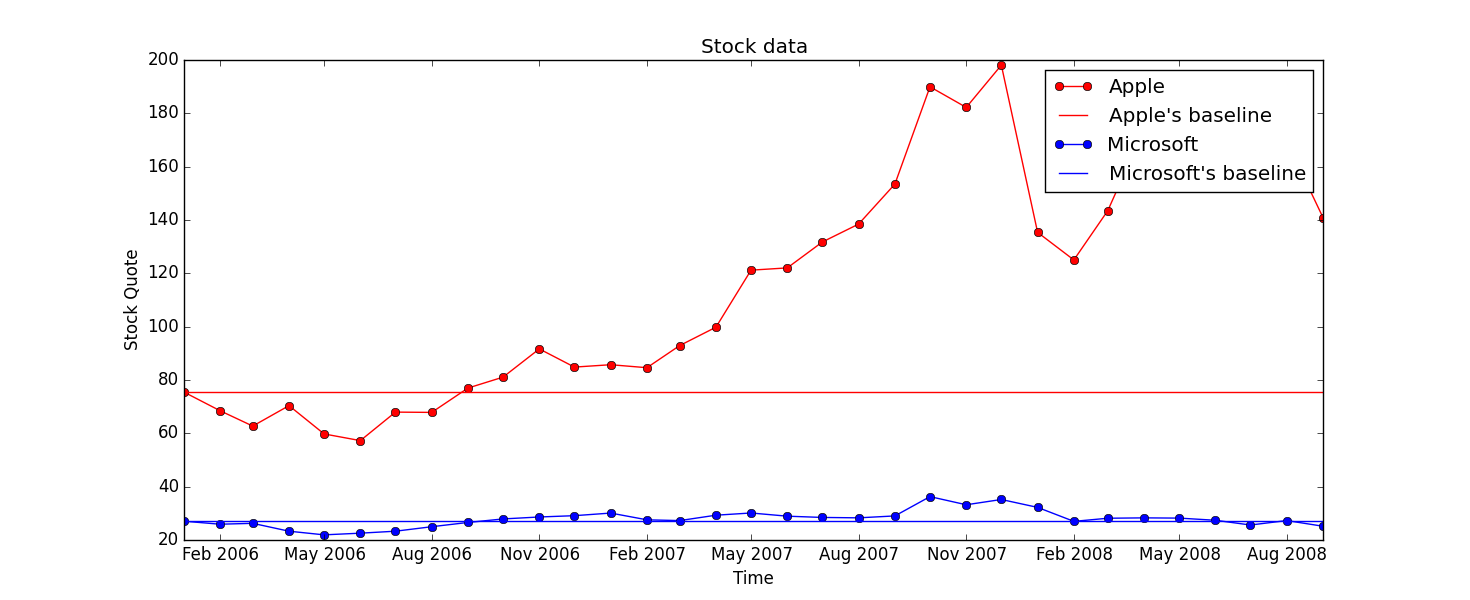

This figure's Python source:
import sys
from datetime import date, datetime
import csv
import matplotlib.pyplot as plt

filename = sys.argv[1]

month_apple = {}
month_micro = {}
time1 = []
apple = []
micro = []
a=[]
b=[]

with open(filename, 'r') as f:
	csvReader = csv.reader(f)
	next(csvReader)
	
	for row in csvReader:
		month = datetime.strptime(row[0], "%Y-%m")
		appledata = row[1]
		microdata = row[2]
		month_micro[month] = microdata
		month_apple[month] = appledata

sortedTime1 = sorted(month_apple.iteritems(), key=lambda x: (x[0]), reverse=False)
sortedTime2 = sorted(month_micro.iteritems(), key=lambda x: (x[0]), reverse=False)

for item in sortedTime1:
	time1.append(item[0])
	apple.append(item[1])

for item in sortedTime2:
	micro.append(item[1])

for i in range(len(apple)):
	a.append(apple[0])
for i in range(len(micro)):
	b.append(micro[0])
plt.plot_date(time1,apple,color = 'r', fmt ='bo-',label = 'Apple')
plt.plot_date(time1,a, color = 'r', fmt = '-', label="Apple's baseline")
plt.plot_date(time1,micro, color = 'b', fmt = 'bo-', label = 'Microsoft')
plt.plot_date(time1,b, color = 'b', fmt = '-', label="Microsoft's baseline")


plt.ylabel("Stock Quote")
plt.xlabel("Time")
plt.title("Stock data")
plt.legend()
plt.show()
